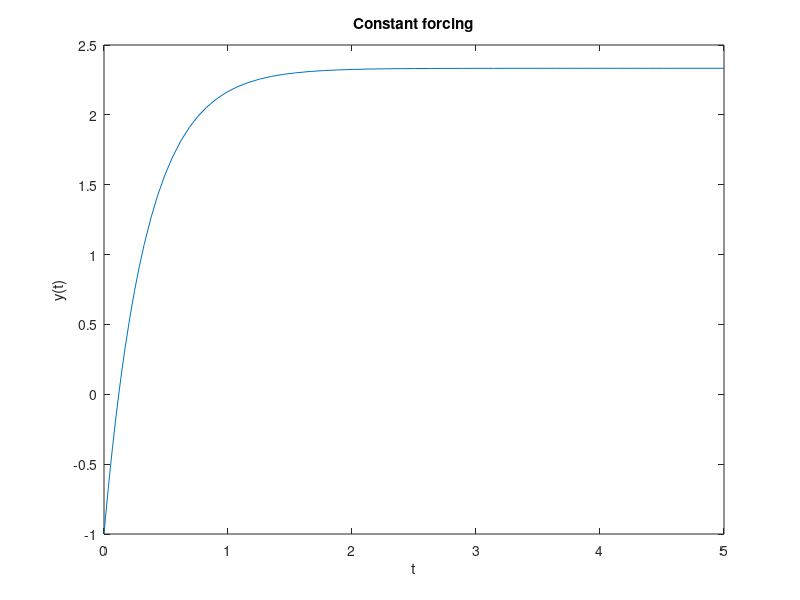

This chart was generated by the following MATLAB code: (Note: this script raises an error after producing the figure.)

      close all
      
	    dydt = @(t,y) 7-3*y;
	    [t,y] = ode45(dydt,[0,5],-1);
	    plot(t,y)
	    xlabel('t'), ylabel('y(t)')
	    title('Constant forcing')
	    
      if length(get(0,'children')) > 0
        set(gcf,'paperpos',[0 0 5 2.75])
        print -dsvg fo_lcc_constant.svg
      end
      
      
